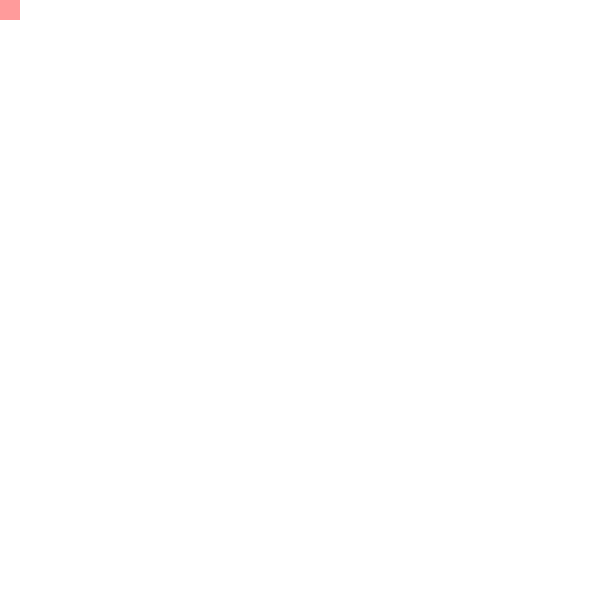
Frame 1 (no input)
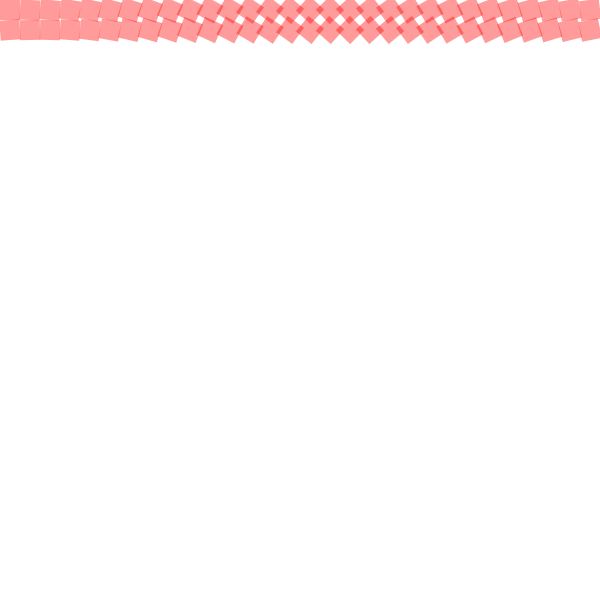
Frame 60 (the mouse pressed at the canvas centre just before this capture)
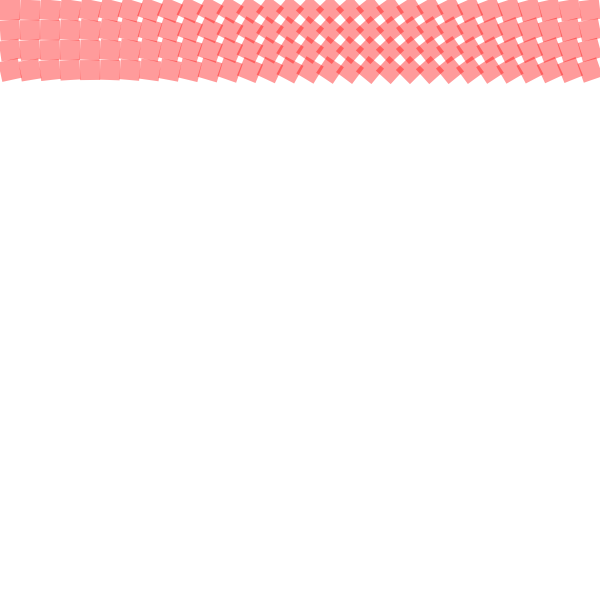
Frame 120 (the mouse held since frame 60 and released just before this capture)

The Processing sketch that drew these frames (run headless with seeded random() and noise(); from frame 60 on, the mouse is pressed at the canvas centre):

// Processing sketch: transformation_04
// ── transformation_04.pde
int rectsize=20;
int posX=rectsize/2;
int posY=rectsize/2;

float angle=0;

void setup() {
  size(600, 600);
  background(255);
  colorMode(HSB);
  rectMode(CENTER);
  noStroke();
}

void draw() {
  pushMatrix();
  translate(posX, posY);
  rotate(angle);
  fill(255, 255, 255, 100);
  rect(0, 0, rectsize, rectsize);
  posX+=rectsize;
  if (posX>width) {
    posX=rectsize/2;
    posY+=rectsize;
  }
  popMatrix();
  angle+=0.05;
}
